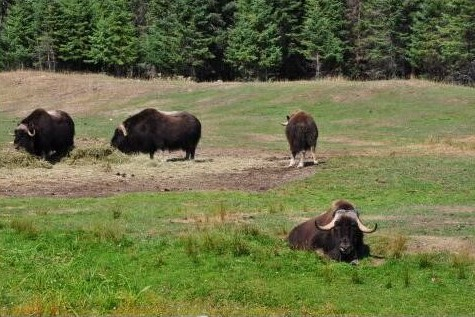
#> input picture data/1.jpg, 475 x 317 px
$ python t2.py   (older library calls are emulated)
#> lines starting #> are read from the running program, lines starting #| are printed output that depends on the picture
# >>>>>>
# Descripttion:
# version: 1.0
# Author: Zx
# Email: ureinsecure@outlook.com
# Date: 2023-04-24 09:10:04
# LastEditors: Zx
# LastEditTime: 2023-04-24 09:36:34
# FilePath: /homework_2023/t2.py
# <<<<<<
# encoding:utf-8
import cv2
from matplotlib import pyplot as plt
# import numpy as np
# 计算直方图
img = cv2.imread('data/1.jpg', 0)
#> img: shape (317, 475); min 0, max 248, mean 106.9


equ = cv2.equalizeHist(img)
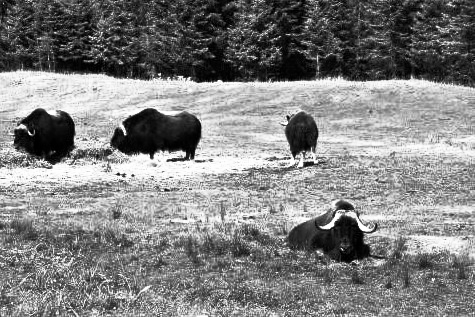
#> equ: shape (317, 475); min 0, max 255, mean 128.5
# res = np.hstack((img, equ))
# stacking images side-by-side
cv2.imshow('img', equ)
# cv2.imwrite('equ.jpg', equ)

hist = cv2.calcHist([equ], [0], None, [256], [0, 255])
#> hist = 256 values, max 2247 at index 178, min 0 at index 71, mean 587
# 画出直方图
plt.figure()
plt.title("Grayscale Histogram")
plt.xlabel("Bins")
plt.ylabel("number of Pixels")
plt.plot(hist)
plt.xlim([0, 256])

blur = cv2.blur(img, (3, 3))
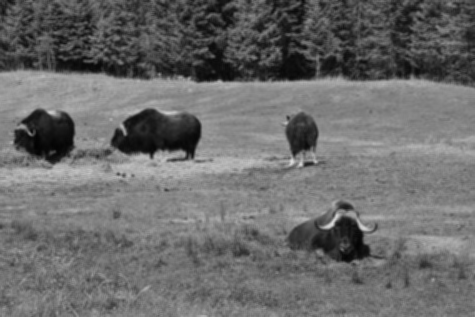
#> blur: shape (317, 475); min 2, max 218, mean 106.9
cv2.imshow('img', blur)
# cv2.imwrite('blur.jpg', blur)


x = cv2.Sobel(img, cv2.CV_16S, 1, 0)
y = cv2.Sobel(img, cv2.CV_16S, 0, 1)
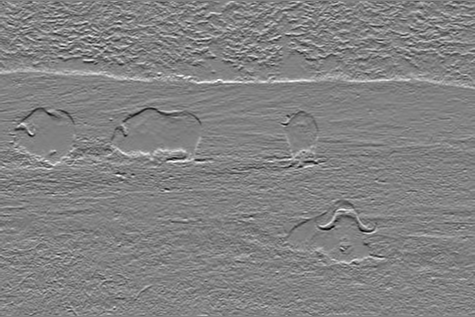
#> y: shape (317, 475) int16; min -614, max 585, mean 1.2; drawn with min black and max white

absX = cv2.convertScaleAbs(x)   # 转回uint8
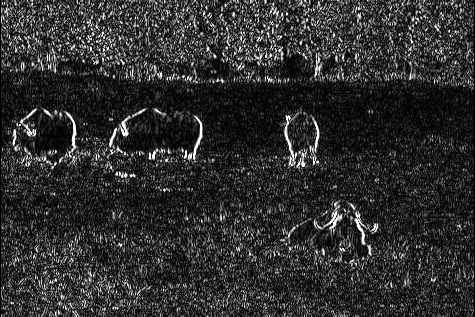
#> absX: shape (317, 475); min 0, max 255, mean 47
absY = cv2.convertScaleAbs(y)
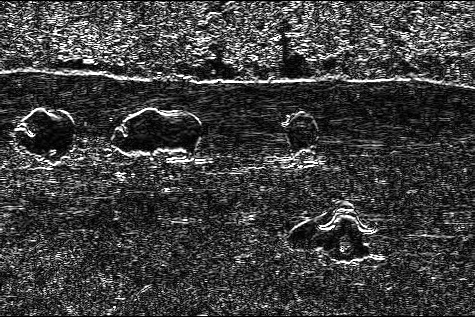
#> absY: shape (317, 475); min 0, max 255, mean 62.1

dst = cv2.addWeighted(absX, 0.5, absY, 0.5, 0)
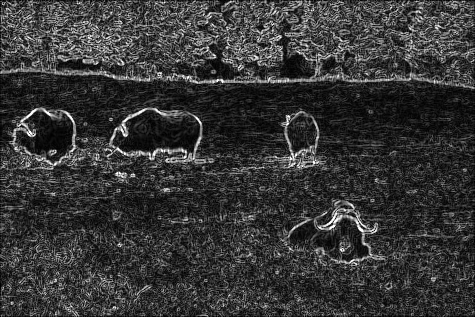
#> dst: shape (317, 475); min 0, max 255, mean 54.6


cv2.imshow('img', dst)
cv2.imwrite('t2/dst.jpg', dst)


plt.show()
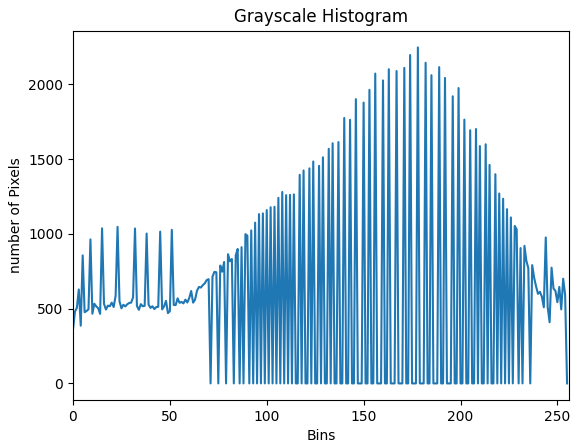
#> figure drawn by matplotlib, 1 panel; curve peaks at x = 178, y = 2247
cv2.waitKey()
cv2.destroyAllWindows()

$ run again, with data/2.jpg copied over data/1.jpg
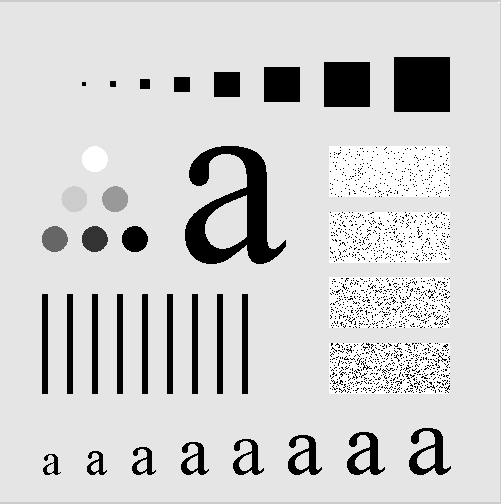
#> input picture data/2.jpg, 501 x 504 px
#> hist = 256 values, max 200494 at index 230, min 0 at index 3, mean 899.7
#> `dst = cv2.addWeighted(absX, 0.5, absY, 0.5, 0)`:
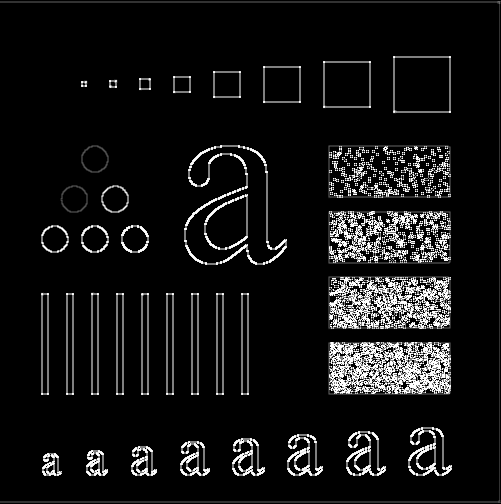
#> dst: shape (504, 501); min 0, max 255, mean 20.7
#> `plt.show()`:
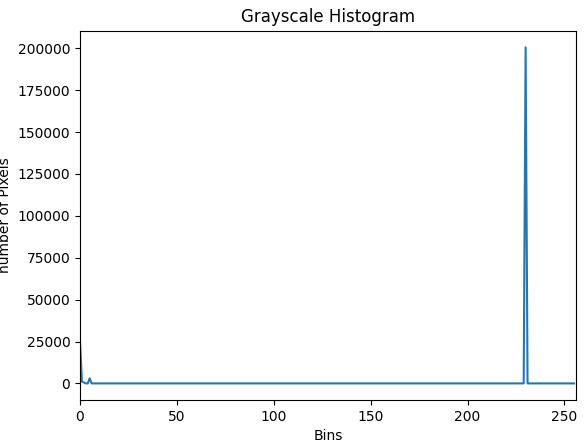
#> figure drawn by matplotlib, 1 panel; curve peaks at x = 230, y = 200494

$ run again, with data/3.jpg copied over data/1.jpg
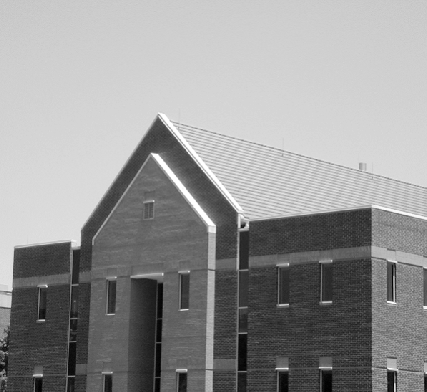
#> input picture data/3.jpg, 427 x 392 px
#> `equ = cv2.equalizeHist(img)`:
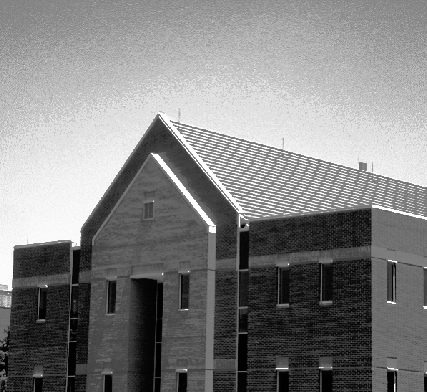
#> equ: shape (392, 427); min 0, max 255, mean 129.8
#> hist = 256 values, max 11744 at index 223, min 0 at index 15, mean 651.4
#> `plt.show()`:
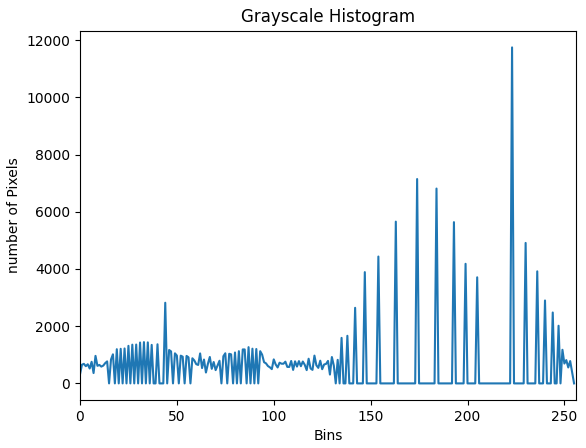
#> figure drawn by matplotlib, 1 panel; curve peaks at x = 223, y = 11744
